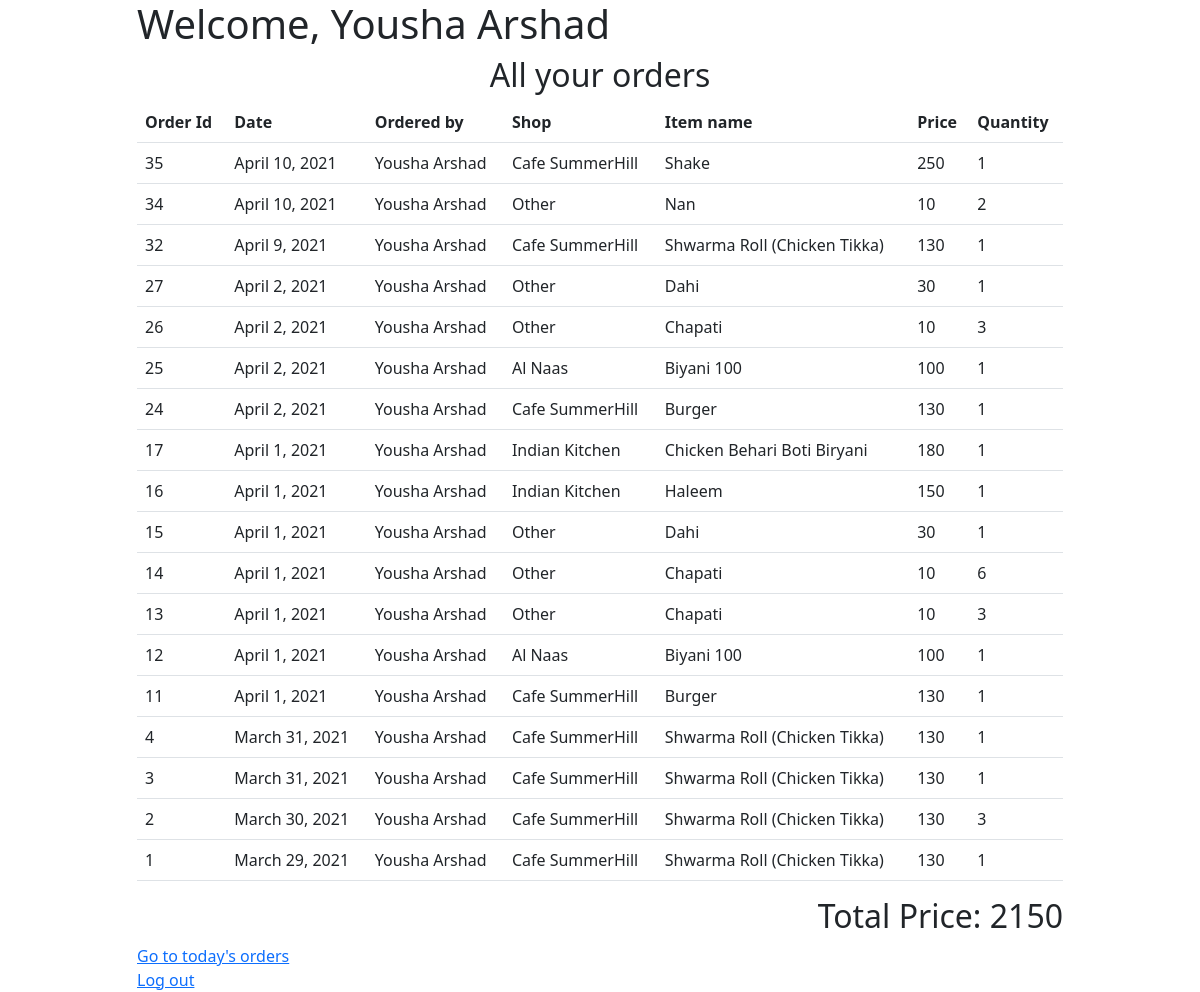
/khana/all_my_orders (signed in), run on an earlier commit of the app's database.
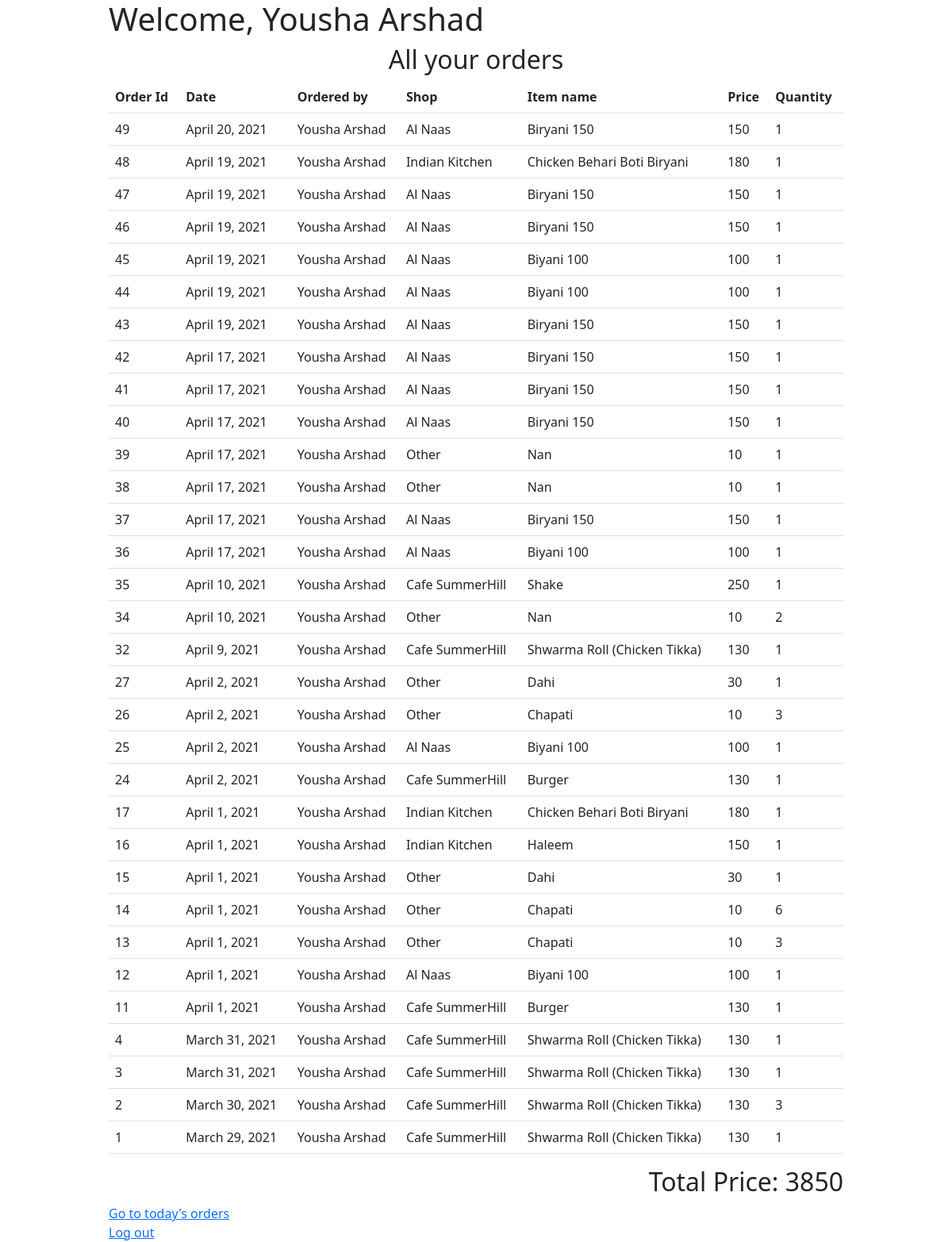
And on a later commit of the database.
### khana/models.py (models this page shows, shortened)
class Order(models.Model):
    quantity = models.IntegerField()
    date_id = models.ForeignKey(Date, on_delete=models.CASCADE, related_name="dates")
    user_id = models.ForeignKey(User, on_delete=models.CASCADE, related_name="users")
    item_id = models.ForeignKey(FoodItem, on_delete=models.DO_NOTHING, related_name="foods")

class Date(models.Model):
    date = models.DateField()

class FoodItem(models.Model):
    name = models.CharField(max_length=64)
    price = models.IntegerField()
    shop = models.ForeignKey(Shop, on_delete=models.CASCADE, related_name="shops")

class Shop(models.Model):
    name = models.CharField(max_length=64)
    def __str__(self):
        return f'{self.name}'

### khana/views.py (the view)
# urls.py: path('all_my_orders', views.all_my_orders, name='all_my_orders'),
def all_my_orders(request):
    if not request.user.is_authenticated:
        return HttpResponseRedirect(reverse('login'))
    my_orders = Order.objects.filter(user_id=request.user.id)
    sum_price = sum(o.item_id.price * o.quantity for o in my_orders)
    return render(request, 'khana/all.html', {
        'orders': my_orders.order_by('-pk'),
        'sum': sum_price,
    })

### khana/templates/khana/all.html
{% extends "khana/layout.html" %}
{% load khana_square %}
{% block body %}
    <h1>Welcome, {{ request.user.first_name }} {{ request.user.last_name }}</h1>
    {% if orders %}
        <h2 class="text-center">All your orders</h2>
            <table class="table">
                <tr>
                    <th>Order Id</th>
                    <th>Date</th>
                    <th>Ordered by</th>
                    <th>Shop</th>
                    <th>Item name</th>
                    <th>Price</th>
                    <th>Quantity</th>
                </tr>
                {% for order in orders %}
                <tr>
                    <td>{{ order.id }}</td>
                    <td>{{ order.date_id.date }}</td>
                    <td>{{ order.user_id.first_name }} {{ order.user_id.last_name }}</td>
                    <td>{{ order.item_id.shop }}</td>
                    <td>{{ order.item_id.name }}</td>
                    <td>{{ order.item_id.price }}</td>
                    <td>{{ order.quantity }}</td>
                </tr>
                {% endfor %}
            </table>
    <h2 style="text-align: right">Total Price: {{ sum }}</h2>
    {% else %}
    <h1>NO ORDERS YET!</h1>
    {% endif %}
        <a href="{% url 'todays_orders' %}">Go to today's orders</a>
    <br>
    <a href="{% url 'logout' %}">Log out</a>
{% endblock %}

What changed in the data, as far as the page shows it:
added Order: id "49", date_id "April 20, 2021", user_id.first_name "Yousha", user_id.last_name "Arshad", item_id.shop "Al Naas", item_id.name "Biryani 150", item_id.price "150", quantity "1"
added Order: id "48", date_id "April 19, 2021", user_id.first_name "Yousha", user_id.last_name "Arshad", item_id.shop "Indian Kitchen", item_id.name "Chicken Behari Boti Biryani", item_id.price "180", quantity "1"
added Order: id "47", date_id "April 19, 2021", user_id.first_name "Yousha", user_id.last_name "Arshad", item_id.shop "Al Naas", item_id.name "Biryani 150", item_id.price "150", quantity "1"
added Order: id "46", date_id "April 19, 2021", user_id.first_name "Yousha", user_id.last_name "Arshad", item_id.shop "Al Naas", item_id.name "Biryani 150", item_id.price "150", quantity "1"
added Order: id "45", date_id "April 19, 2021", user_id.first_name "Yousha", user_id.last_name "Arshad", item_id.shop "Al Naas", item_id.name "Biyani 100", item_id.price "100", quantity "1"
added Order: id "44", date_id "April 19, 2021", user_id.first_name "Yousha", user_id.last_name "Arshad", item_id.shop "Al Naas", item_id.name "Biyani 100", item_id.price "100", quantity "1"
added Order: id "43", date_id "April 19, 2021", user_id.first_name "Yousha", user_id.last_name "Arshad", item_id.shop "Al Naas", item_id.name "Biryani 150", item_id.price "150", quantity "1"
added Order: id "42", date_id "April 17, 2021", user_id.first_name "Yousha", user_id.last_name "Arshad", item_id.shop "Al Naas", item_id.name "Biryani 150", item_id.price "150", quantity "1"
added Order: id "41", date_id "April 17, 2021", user_id.first_name "Yousha", user_id.last_name "Arshad", item_id.shop "Al Naas", item_id.name "Biryani 150", item_id.price "150", quantity "1"
added Order: id "40", date_id "April 17, 2021", user_id.first_name "Yousha", user_id.last_name "Arshad", item_id.shop "Al Naas", item_id.name "Biryani 150", item_id.price "150", quantity "1"
added Order: id "39", date_id "April 17, 2021", user_id.first_name "Yousha", user_id.last_name "Arshad", item_id.shop "Other", item_id.name "Nan", item_id.price "10", quantity "1"
added Order: id "38", date_id "April 17, 2021", user_id.first_name "Yousha", user_id.last_name "Arshad", item_id.shop "Other", item_id.name "Nan", item_id.price "10", quantity "1"
added Order: id "37", date_id "April 17, 2021", user_id.first_name "Yousha", user_id.last_name "Arshad", item_id.shop "Al Naas", item_id.name "Biryani 150", item_id.price "150", quantity "1"
added Order: id "36", date_id "April 17, 2021", user_id.first_name "Yousha", user_id.last_name "Arshad", item_id.shop "Al Naas", item_id.name "Biyani 100", item_id.price "100", quantity "1"
Also different on the page:
{{ sum }}: "2150" → "3850"
